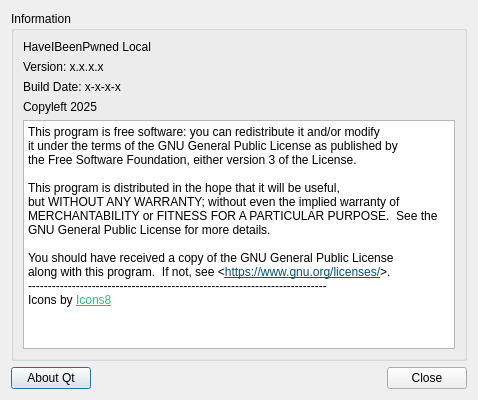
<?xml version="1.0" encoding="UTF-8"?>
<ui version="4.0">
 <class>AboutDialog</class>
 <widget class="QDialog" name="AboutDialog">
  <property name="windowModality">
   <enum>Qt::WindowModality::WindowModal</enum>
  </property>
  <property name="geometry">
   <rect>
    <x>0</x>
    <y>0</y>
    <width>478</width>
    <height>400</height>
   </rect>
  </property>
  <property name="windowTitle">
   <string>About HaveIBeenPwned Local</string>
  </property>
  <layout class="QGridLayout" name="gridLayout_2">
   <item row="0" column="0" colspan="3">
    <widget class="QGroupBox" name="groupBox">
     <property name="title">
      <string>Information</string>
     </property>
     <layout class="QGridLayout" name="gridLayout">
      <item row="0" column="0">
       <widget class="QLabel" name="nameLabel">
        <property name="text">
         <string>HaveIBeenPwned Local</string>
        </property>
       </widget>
      </item>
      <item row="1" column="0">
       <widget class="QLabel" name="versionLabel">
        <property name="text">
         <string>Version: x.x.x.x</string>
        </property>
       </widget>
      </item>
      <item row="2" column="0">
       <widget class="QLabel" name="buildDateLabel">
        <property name="text">
         <string>Build Date: x-x-x-x</string>
        </property>
       </widget>
      </item>
      <item row="3" column="0">
       <widget class="QLabel" name="copyLeftLabel">
        <property name="text">
         <string>Copyleft 2025</string>
        </property>
       </widget>
      </item>
      <item row="4" column="0">
       <widget class="QTextEdit" name="licenseTextEdit">
        <property name="readOnly">
         <bool>true</bool>
        </property>
        <property name="html">
         <string>&lt;!DOCTYPE HTML PUBLIC &quot;-//W3C//DTD HTML 4.0//EN&quot; &quot;http://www.w3.org/TR/REC-html40/strict.dtd&quot;&gt;
&lt;html&gt;&lt;head&gt;&lt;meta name=&quot;qrichtext&quot; content=&quot;1&quot; /&gt;&lt;meta charset=&quot;utf-8&quot; /&gt;&lt;style type=&quot;text/css&quot;&gt;
p, li { white-space: pre-wrap; }
hr { height: 1px; border-width: 0; }
li.unchecked::marker { content: &quot;\2610&quot;; }
li.checked::marker { content: &quot;\2612&quot;; }
&lt;/style&gt;&lt;/head&gt;&lt;body style=&quot; font-family:'Segoe UI'; font-size:9pt; font-weight:400; font-style:normal;&quot;&gt;
&lt;p style=&quot; margin-top:0px; margin-bottom:0px; margin-left:0px; margin-right:0px; -qt-block-indent:0; text-indent:0px;&quot;&gt;This program is free software: you can redistribute it and/or modify&lt;/p&gt;
&lt;p style=&quot; margin-top:0px; margin-bottom:0px; margin-left:0px; margin-right:0px; -qt-block-indent:0; text-indent:0px;&quot;&gt;it under the terms of the GNU General Public License as published by&lt;/p&gt;
&lt;p style=&quot; margin-top:0px; margin-bottom:0px; margin-left:0px; margin-right:0px; -qt-block-indent:0; text-indent:0px;&quot;&gt;the Free Software Foundation, either version 3 of the License.&lt;/p&gt;
&lt;p style=&quot;-qt-paragraph-type:empty; margin-top:0px; margin-bottom:0px; margin-left:0px; margin-right:0px; -qt-block-indent:0; text-indent:0px;&quot;&gt;&lt;br /&gt;&lt;/p&gt;
&lt;p style=&quot; margin-top:0px; margin-bottom:0px; margin-left:0px; margin-right:0px; -qt-block-indent:0; text-indent:0px;&quot;&gt;This program is distributed in the hope that it will be useful,&lt;/p&gt;
&lt;p style=&quot; margin-top:0px; margin-bottom:0px; margin-left:0px; margin-right:0px; -qt-block-indent:0; text-indent:0px;&quot;&gt;but WITHOUT ANY WARRANTY; without even the implied warranty of&lt;/p&gt;
&lt;p style=&quot; margin-top:0px; margin-bottom:0px; margin-left:0px; margin-right:0px; -qt-block-indent:0; text-indent:0px;&quot;&gt;MERCHANTABILITY or FITNESS FOR A PARTICULAR PURPOSE.  See the&lt;/p&gt;
&lt;p style=&quot; margin-top:0px; margin-bottom:0px; margin-left:0px; margin-right:0px; -qt-block-indent:0; text-indent:0px;&quot;&gt;GNU General Public License for more details.&lt;/p&gt;
&lt;p style=&quot;-qt-paragraph-type:empty; margin-top:0px; margin-bottom:0px; margin-left:0px; margin-right:0px; -qt-block-indent:0; text-indent:0px;&quot;&gt;&lt;br /&gt;&lt;/p&gt;
&lt;p style=&quot; margin-top:0px; margin-bottom:0px; margin-left:0px; margin-right:0px; -qt-block-indent:0; text-indent:0px;&quot;&gt;You should have received a copy of the GNU General Public License&lt;/p&gt;
&lt;p style=&quot; margin-top:0px; margin-bottom:0px; margin-left:0px; margin-right:0px; -qt-block-indent:0; text-indent:0px;&quot;&gt;along with this program.  If not, see &amp;lt;&lt;a href=&quot;https://www.gnu.org/licenses/&quot;&gt;&lt;span style=&quot; text-decoration: underline; color:#005573;&quot;&gt;https://www.gnu.org/licenses/&lt;/span&gt;&lt;/a&gt;&amp;gt;.&lt;/p&gt;
&lt;p style=&quot; margin-top:0px; margin-bottom:0px; margin-left:0px; margin-right:0px; -qt-block-indent:0; text-indent:0px;&quot;&gt;---------------------------------------------------------------------------&lt;/p&gt;
&lt;p style=&quot; margin-top:0px; margin-bottom:0px; margin-left:0px; margin-right:0px; -qt-block-indent:0; text-indent:0px;&quot;&gt;Icons by &lt;a href=&quot;https://icons8.com/&quot;&gt;&lt;span style=&quot; text-decoration: underline; color:#27bf73;&quot;&gt;Icons8&lt;/span&gt;&lt;/a&gt;&lt;/p&gt;&lt;/body&gt;&lt;/html&gt;</string>
        </property>
        <property name="textInteractionFlags">
         <set>Qt::TextInteractionFlag::LinksAccessibleByMouse|Qt::TextInteractionFlag::TextSelectableByMouse</set>
        </property>
       </widget>
      </item>
     </layout>
    </widget>
   </item>
   <item row="1" column="0">
    <widget class="QPushButton" name="licenseButton">
     <property name="text">
      <string>About Qt</string>
     </property>
    </widget>
   </item>
   <item row="1" column="1">
    <spacer name="horizontalSpacer">
     <property name="orientation">
      <enum>Qt::Orientation::Horizontal</enum>
     </property>
     <property name="sizeHint" stdset="0">
      <size>
       <width>298</width>
       <height>20</height>
      </size>
     </property>
    </spacer>
   </item>
   <item row="1" column="2">
    <widget class="QDialogButtonBox" name="buttonBox">
     <property name="orientation">
      <enum>Qt::Orientation::Horizontal</enum>
     </property>
     <property name="standardButtons">
      <set>QDialogButtonBox::StandardButton::Close</set>
     </property>
    </widget>
   </item>
  </layout>
 </widget>
 <tabstops>
  <tabstop>licenseTextEdit</tabstop>
  <tabstop>licenseButton</tabstop>
 </tabstops>
 <resources/>
 <connections>
  <connection>
   <sender>buttonBox</sender>
   <signal>accepted()</signal>
   <receiver>AboutDialog</receiver>
   <slot>accept()</slot>
   <hints>
    <hint type="sourcelabel">
     <x>20</x>
     <y>20</y>
    </hint>
    <hint type="destinationlabel">
     <x>20</x>
     <y>20</y>
    </hint>
   </hints>
  </connection>
  <connection>
   <sender>buttonBox</sender>
   <signal>rejected()</signal>
   <receiver>AboutDialog</receiver>
   <slot>reject()</slot>
   <hints>
    <hint type="sourcelabel">
     <x>20</x>
     <y>20</y>
    </hint>
    <hint type="destinationlabel">
     <x>20</x>
     <y>20</y>
    </hint>
   </hints>
  </connection>
 </connections>
</ui>
